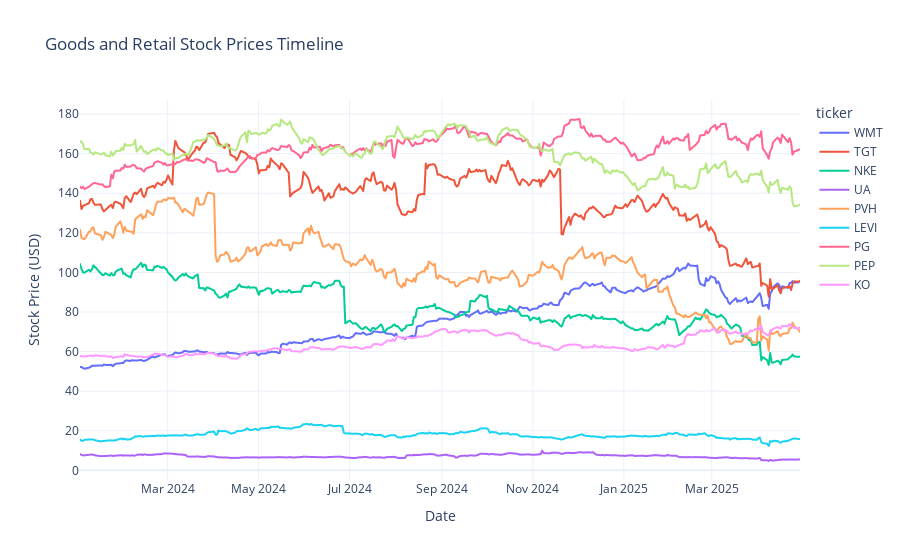

Source (notebook cell):
### Code cell
goods_retail_df['date'] = pd.to_datetime(goods_retail_df['date'], utc=True)

start_date = '2024-01-01'
end_date = '2025-04-30'

df = goods_retail_df[(goods_retail_df['date'] >= start_date) & (goods_retail_df['date'] <= end_date)]

fig = px.line(df, x='date', y='Close', color='ticker',
              title='Goods and Retail Stock Prices Timeline',
              labels={'Close': 'Stock Price (USD)', 'date': 'Date', 'ticker': 'ticker','Company Name': 'Company Name'},
              hover_data=['ticker','Company Name', 'date', 'Close'])

fig.update_layout(
    template="plotly_white",
    xaxis_title="Date",
    yaxis_title="Stock Price (USD)",
    legend_title="ticker"
)

fig.show()

### Figure 1 — Plotly figure (JSON) as saved in the notebook; plotly's stock layout.template omitted (floating-point values rounded to 4 significant figures; data arrays with more than 128 entries replaced by an {"elided": "..."} marker saying what was removed)
{"data": [{"customdata": {"elided": "332x2 str values"}, "hovertemplate": "ticker=%{customdata[0]}<br>Date=%{x}<br>Stock Price (USD)=%{y}<br>Company Name=%{customdata[1]}<extra></extra>", "legendgroup": "WMT", "line": {"color": "#636efa", "dash": "solid"}, "marker": {"symbol": "circle"}, "mode": "lines", "name": "WMT", "showlegend": true, "type": "scattergl", "x": {"elided": "332 str values"}, "xaxis": "x", "y": {"elided": "332 float values"}, "yaxis": "y"}, {"customdata": {"elided": "332x2 str values"}, "hovertemplate": "ticker=%{customdata[0]}<br>Date=%{x}<br>Stock Price (USD)=%{y}<br>Company Name=%{customdata[1]}<extra></extra>", "legendgroup": "TGT", "line": {"color": "#EF553B", "dash": "solid"}, "marker": {"symbol": "circle"}, "mode": "lines", "name": "TGT", "showlegend": true, "type": "scattergl", "x": {"elided": "332 str values"}, "xaxis": "x", "y": {"elided": "332 float values"}, "yaxis": "y"}, {"customdata": {"elided": "332x2 str values"}, "hovertemplate": "ticker=%{customdata[0]}<br>Date=%{x}<br>Stock Price (USD)=%{y}<br>Company Name=%{customdata[1]}<extra></extra>", "legendgroup": "NKE", "line": {"color": "#00cc96", "dash": "solid"}, "marker": {"symbol": "circle"}, "mode": "lines", "name": "NKE", "showlegend": true, "type": "scattergl", "x": {"elided": "332 str values"}, "xaxis": "x", "y": {"elided": "332 float values"}, "yaxis": "y"}, {"customdata": {"elided": "332x2 str values"}, "hovertemplate": "ticker=%{customdata[0]}<br>Date=%{x}<br>Stock Price (USD)=%{y}<br>Company Name=%{customdata[1]}<extra></extra>", "legendgroup": "UA", "line": {"color": "#ab63fa", "dash": "solid"}, "marker": {"symbol": "circle"}, "mode": "lines", "name": "UA", "showlegend": true, "type": "scattergl", "x": {"elided": "332 str values"}, "xaxis": "x", "y": {"elided": "332 float values"}, "yaxis": "y"}, {"customdata": {"elided": "332x2 str values"}, "hovertemplate": "ticker=%{customdata[0]}<br>Date=%{x}<br>Stock Price (USD)=%{y}<br>Company Name=%{customdata[1]}<extra></extra>", "legendgroup": "PVH", "line": {"color": "#FFA15A", "dash": "solid"}, "marker": {"symbol": "circle"}, "mode": "lines", "name": "PVH", "showlegend": true, "type": "scattergl", "x": {"elided": "332 str values"}, "xaxis": "x", "y": {"elided": "332 float values"}, "yaxis": "y"}, {"customdata": {"elided": "332x2 str values"}, "hovertemplate": "ticker=%{customdata[0]}<br>Date=%{x}<br>Stock Price (USD)=%{y}<br>Company Name=%{customdata[1]}<extra></extra>", "legendgroup": "LEVI", "line": {"color": "#19d3f3", "dash": "solid"}, "marker": {"symbol": "circle"}, "mode": "lines", "name": "LEVI", "showlegend": true, "type": "scattergl", "x": {"elided": "332 str values"}, "xaxis": "x", "y": {"elided": "332 float values"}, "yaxis": "y"}, {"customdata": {"elided": "332x2 str values"}, "hovertemplate": "ticker=%{customdata[0]}<br>Date=%{x}<br>Stock Price (USD)=%{y}<br>Company Name=%{customdata[1]}<extra></extra>", "legendgroup": "PG", "line": {"color": "#FF6692", "dash": "solid"}, "marker": {"symbol": "circle"}, "mode": "lines", "name": "PG", "showlegend": true, "type": "scattergl", "x": {"elided": "332 str values"}, "xaxis": "x", "y": {"elided": "332 float values"}, "yaxis": "y"}, {"customdata": {"elided": "332x2 str values"}, "hovertemplate": "ticker=%{customdata[0]}<br>Date=%{x}<br>Stock Price (USD)=%{y}<br>Company Name=%{customdata[1]}<extra></extra>", "legendgroup": "PEP", "line": {"color": "#B6E880", "dash": "solid"}, "marker": {"symbol": "circle"}, "mode": "lines", "name": "PEP", "showlegend": true, "type": "scattergl", "x": {"elided": "332 str values"}, "xaxis": "x", "y": {"elided": "332 float values"}, "yaxis": "y"}, {"customdata": {"elided": "332x2 str values"}, "hovertemplate": "ticker=%{customdata[0]}<br>Date=%{x}<br>Stock Price (USD)=%{y}<br>Company Name=%{customdata[1]}<extra></extra>", "legendgroup": "KO", "line": {"color": "#FF97FF", "dash": "solid"}, "marker": {"symbol": "circle"}, "mode": "lines", "name": "KO", "showlegend": true, "type": "scattergl", "x": {"elided": "332 str values"}, "xaxis": "x", "y": {"elided": "332 float values"}, "yaxis": "y"}], "layout": {"legend": {"title": {"text": "ticker"}, "tracegroupgap": 0}, "title": {"text": "Goods and Retail Stock Prices Timeline"}, "xaxis": {"anchor": "y", "domain": [0, 1], "title": {"text": "Date"}}, "yaxis": {"anchor": "x", "domain": [0, 1], "title": {"text": "Stock Price (USD)"}}}}
